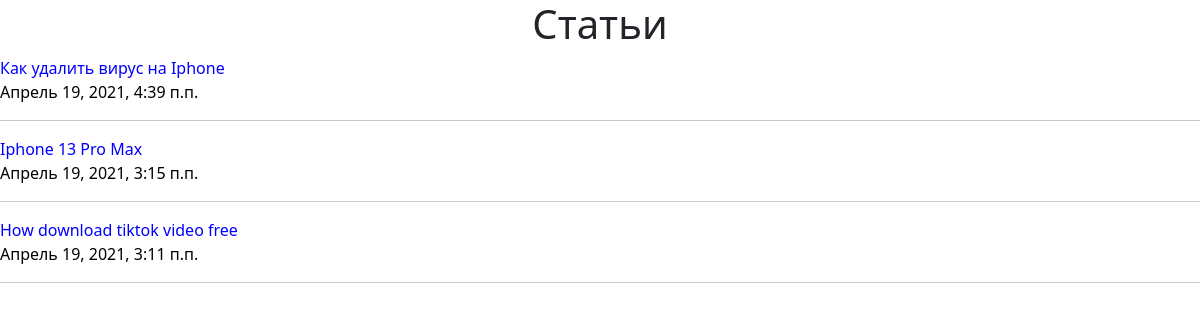
/polls/, run on an earlier commit of the app's database.
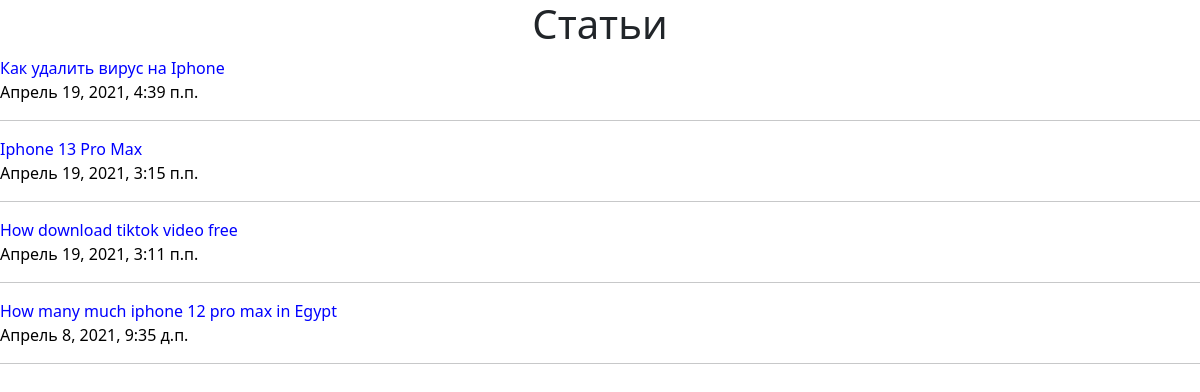
And on a later commit of the database.
### polls/models.py (models this page shows, shortened)
class Article(models.Model):
    article_title = models.CharField('название статьи', max_length=255)
    article_text = models.TextField('текст')
    pub_date = models.DateTimeField('дата публикации')
    class Meta:
        verbose_name = "Статья"
        verbose_name_plural = "Статьи"

### polls/views.py (the view)
# urls.py: path('', views.index, name='index'),
def index(request):
    latest_articles_list = Article.objects.order_by('-pub_date')[:5]
    return render(request, 'polls/list.html', {'latest_articles_list' : latest_articles_list})

### templates/polls/list.html (shortened to what this page needs)
{% extends 'base.html' %}
{% block content %}
    <h1 style="text-align: center;">Статьи</h1>
    {%if latest_articles_list%}
        {% for a in latest_articles_list %}
            <div class="article">
                <a style="color: blue; text-decoration: none;" href="{% url 'polls:detail' a.id %}">{{ a.article_title }}</a><br>
                <a style="color: #000; text-decoration: none; font-weight: lighter" href="#">{{a.pub_date}}</a>
            </div>
            <hr>
        {% endfor %}
    {% else %}
        <div class="alert alert-warning" role="alert">
            Статьи не найдены!!!
        </div>
    {% endif %}
{% endblock %}

What changed in the data, as far as the page shows it:
added Article: article_title "How many much iphone 12 pro max in Egypt", pub_date "Апрель 8, 2021, 9:35 д.п."
